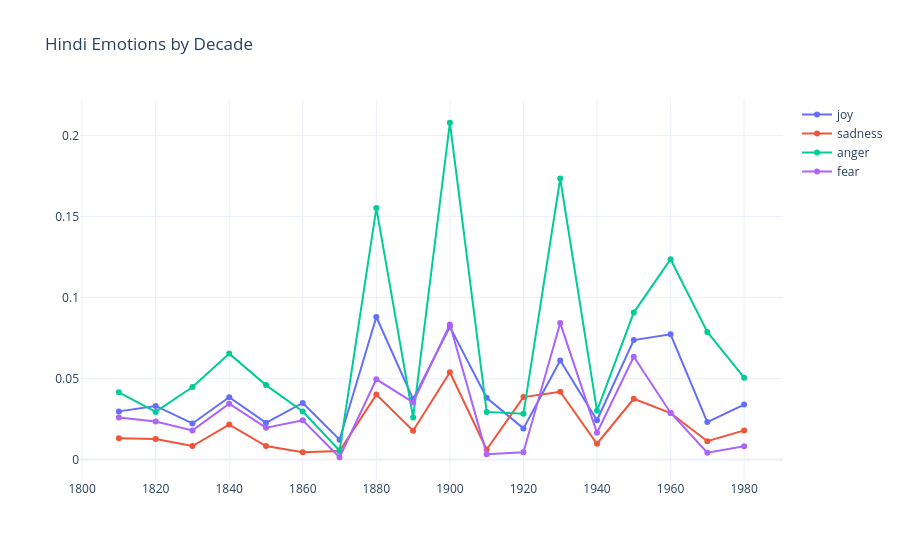
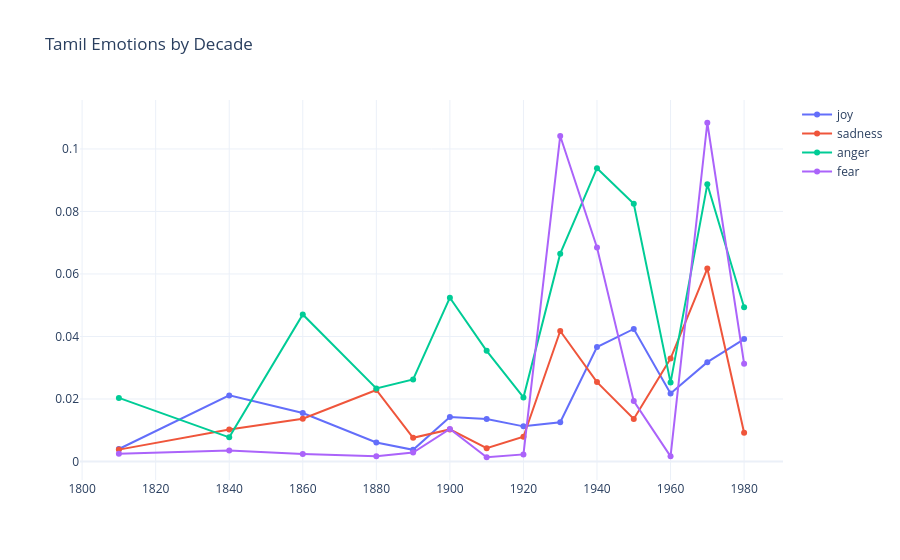
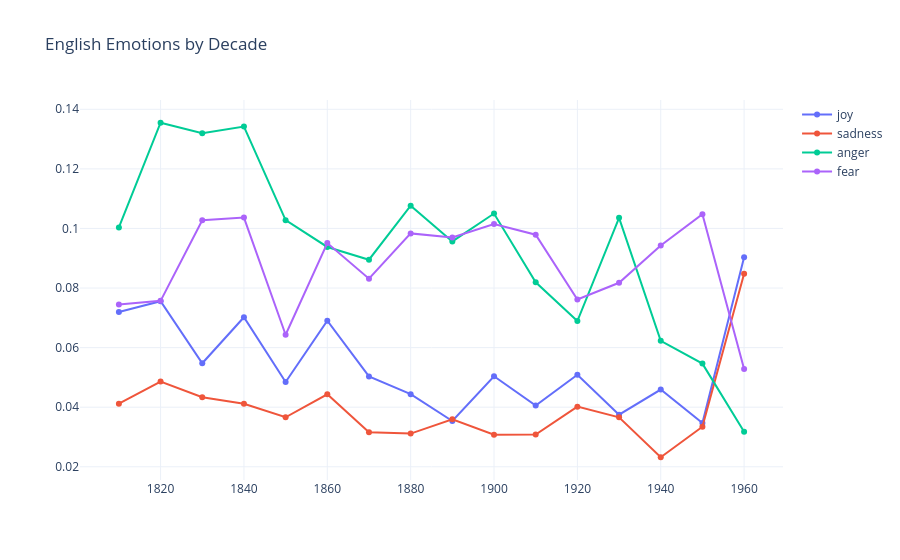

Notebook code cell kept with these figures, in order:
### Code cell
# VISUALIZATION
print("\n" + "="*60)
print("CREATING VISUALIZATIONS")
print("="*60)

# Load data if available
hindi_exists = os.path.exists("final_hindi_emotions.csv")
tamil_exists = os.path.exists("final_tamil_emotions.csv")
english_exists=os.path.exists("final_english_emotions.csv")

if not hindi_exists and not tamil_exists and not english_exists:
    print("ERROR: No emotion files found. Run cells 4-5 first.")
else:
    if hindi_exists:
        df_h = pd.read_csv("final_hindi_emotions.csv")
        print(f"Hindi: {len(df_h)} rows")

        # Create decade for visualization
        year_col = 'time_period' if 'time_period' in df_h.columns else 'year'
        df_h['decade'] = (df_h[year_col].astype(str).str.extract(r'(\d{4})')[0].astype(int)) // 10 * 10

        hindi_by_decade = df_h.groupby('decade')[EMOTION_LABELS].mean().reset_index()

        fig = go.Figure()
        for emotion in ['joy', 'sadness', 'anger', 'fear']:
            fig.add_trace(go.Scatter(x=hindi_by_decade['decade'], y=hindi_by_decade[emotion],
                mode='lines+markers', name=emotion))
        fig.update_layout(title="Hindi Emotions by Decade", template="plotly_white")
        fig.show()

    if tamil_exists:
        df_t = pd.read_csv("final_tamil_emotions.csv")
        print(f"Tamil: {len(df_t)} rows")

        year_col = 'time_period' if 'time_period' in df_t.columns else 'year'
        df_t['decade'] = (df_t[year_col].astype(str).str.extract(r'(\d{4})')[0].astype(int)) // 10 * 10

        tamil_by_decade = df_t.groupby('decade')[EMOTION_LABELS].mean().reset_index()

        fig = go.Figure()
        for emotion in ['joy', 'sadness', 'anger', 'fear']:
            fig.add_trace(go.Scatter(x=tamil_by_decade['decade'], y=tamil_by_decade[emotion],
                mode='lines+markers', name=emotion))
        fig.update_layout(title="Tamil Emotions by Decade", template="plotly_white")
        fig.show()

    if english_exists:
        df_t = pd.read_csv("final_english_emotions.csv")
        print(f"english: {len(df_t)} rows")

        year_col = 'time_period' if 'time_period' in df_t.columns else 'year'
        df_t['decade'] = (df_t[year_col].astype(str).str.extract(r'(\d{4})')[0].astype(int)) // 10 * 10

        english_by_decade = df_t.groupby('decade')[EMOTION_LABELS].mean().reset_index()

        fig = go.Figure()
        for emotion in ['joy', 'sadness', 'anger', 'fear']:
            fig.add_trace(go.Scatter(x=english_by_decade['decade'], y=english_by_decade[emotion],
                mode='lines+markers', name=emotion))
        fig.update_layout(title="English Emotions by Decade", template="plotly_white")
        fig.show()

print("\nVisualization complete!")

### Figure 1 — Plotly figure (JSON) as saved in the notebook; plotly's stock layout.template omitted (floating-point values rounded to 4 significant figures)
{"data": [{"mode": "lines+markers", "name": "joy", "type": "scatter", "x": [1810, 1820, 1830, 1840, 1850, 1860, 1870, 1880, 1890, 1900, 1910, 1920, 1930, 1940, 1950, 1960, 1970, 1980], "y": [0.02979, 0.03317, 0.02235, 0.0385, 0.0227, 0.03501, 0.01234, 0.08802, 0.03736, 0.08193, 0.03818, 0.01931, 0.06117, 0.02431, 0.07377, 0.07736, 0.02318, 0.03399]}, {"mode": "lines+markers", "name": "sadness", "type": "scatter", "x": [1810, 1820, 1830, 1840, 1850, 1860, 1870, 1880, 1890, 1900, 1910, 1920, 1930, 1940, 1950, 1960, 1970, 1980], "y": [0.01322, 0.01271, 0.008395, 0.02164, 0.008393, 0.004564, 0.00533, 0.04013, 0.01782, 0.05391, 0.006271, 0.03862, 0.04192, 0.009837, 0.03757, 0.02875, 0.01139, 0.01807]}, {"mode": "lines+markers", "name": "anger", "type": "scatter", "x": [1810, 1820, 1830, 1840, 1850, 1860, 1870, 1880, 1890, 1900, 1910, 1920, 1930, 1940, 1950, 1960, 1970, 1980], "y": [0.04157, 0.02945, 0.04478, 0.06542, 0.046, 0.02973, 0.00564, 0.1552, 0.02602, 0.2078, 0.02948, 0.0283, 0.1734, 0.03014, 0.09075, 0.1236, 0.0788, 0.05056]}, {"mode": "lines+markers", "name": "fear", "type": "scatter", "x": [1810, 1820, 1830, 1840, 1850, 1860, 1870, 1880, 1890, 1900, 1910, 1920, 1930, 1940, 1950, 1960, 1970, 1980], "y": [0.02607, 0.02356, 0.01805, 0.03451, 0.01973, 0.02431, 0.0015, 0.04957, 0.03538, 0.08338, 0.00342, 0.00454, 0.08426, 0.01658, 0.06349, 0.02896, 0.004295, 0.008269]}], "layout": {"title": {"text": "Hindi Emotions by Decade"}}}

### Figure 2 — Plotly figure (JSON) as saved in the notebook; plotly's stock layout.template omitted (floating-point values rounded to 4 significant figures)
{"data": [{"mode": "lines+markers", "name": "joy", "type": "scatter", "x": [1810, 1840, 1860, 1880, 1890, 1900, 1910, 1920, 1930, 1940, 1950, 1960, 1970, 1980], "y": [0.004009, 0.02116, 0.01552, 0.006107, 0.003729, 0.01425, 0.01356, 0.01124, 0.01257, 0.03662, 0.04241, 0.02174, 0.03179, 0.03916]}, {"mode": "lines+markers", "name": "sadness", "type": "scatter", "x": [1810, 1840, 1860, 1880, 1890, 1900, 1910, 1920, 1930, 1940, 1950, 1960, 1970, 1980], "y": [0.003806, 0.01026, 0.01369, 0.02288, 0.007592, 0.01027, 0.004242, 0.007923, 0.04176, 0.02541, 0.01362, 0.03293, 0.06175, 0.009221]}, {"mode": "lines+markers", "name": "anger", "type": "scatter", "x": [1810, 1840, 1860, 1880, 1890, 1900, 1910, 1920, 1930, 1940, 1950, 1960, 1970, 1980], "y": [0.02035, 0.007721, 0.04705, 0.02338, 0.02624, 0.05241, 0.03541, 0.02049, 0.0665, 0.09384, 0.08244, 0.02524, 0.08868, 0.04933]}, {"mode": "lines+markers", "name": "fear", "type": "scatter", "x": [1810, 1840, 1860, 1880, 1890, 1900, 1910, 1920, 1930, 1940, 1950, 1960, 1970, 1980], "y": [0.002464, 0.003488, 0.002416, 0.001688, 0.002866, 0.01043, 0.001362, 0.002265, 0.1042, 0.06849, 0.01932, 0.001651, 0.1084, 0.0313]}], "layout": {"title": {"text": "Tamil Emotions by Decade"}}}

### Figure 3 — Plotly figure (JSON) as saved in the notebook; plotly's stock layout.template omitted (floating-point values rounded to 4 significant figures)
{"data": [{"mode": "lines+markers", "name": "joy", "type": "scatter", "x": [1810, 1820, 1830, 1840, 1850, 1860, 1870, 1880, 1890, 1900, 1910, 1920, 1930, 1940, 1950, 1960], "y": [0.07199, 0.07558, 0.05474, 0.0702, 0.04844, 0.06903, 0.05034, 0.04438, 0.03537, 0.05039, 0.04055, 0.05087, 0.03749, 0.04593, 0.03469, 0.0903]}, {"mode": "lines+markers", "name": "sadness", "type": "scatter", "x": [1810, 1820, 1830, 1840, 1850, 1860, 1870, 1880, 1890, 1900, 1910, 1920, 1930, 1940, 1950, 1960], "y": [0.04119, 0.04859, 0.04337, 0.04118, 0.03662, 0.04434, 0.03156, 0.03114, 0.03595, 0.03076, 0.0308, 0.04019, 0.0366, 0.0232, 0.03344, 0.08483]}, {"mode": "lines+markers", "name": "anger", "type": "scatter", "x": [1810, 1820, 1830, 1840, 1850, 1860, 1870, 1880, 1890, 1900, 1910, 1920, 1930, 1940, 1950, 1960], "y": [0.1004, 0.1355, 0.1319, 0.1342, 0.1028, 0.09379, 0.08951, 0.1077, 0.09564, 0.105, 0.08194, 0.06892, 0.1036, 0.06229, 0.05463, 0.03179]}, {"mode": "lines+markers", "name": "fear", "type": "scatter", "x": [1810, 1820, 1830, 1840, 1850, 1860, 1870, 1880, 1890, 1900, 1910, 1920, 1930, 1940, 1950, 1960], "y": [0.07445, 0.0757, 0.1028, 0.1036, 0.06433, 0.09509, 0.08313, 0.09835, 0.09697, 0.1015, 0.09789, 0.07616, 0.08176, 0.09427, 0.1048, 0.05279]}], "layout": {"title": {"text": "English Emotions by Decade"}}}
